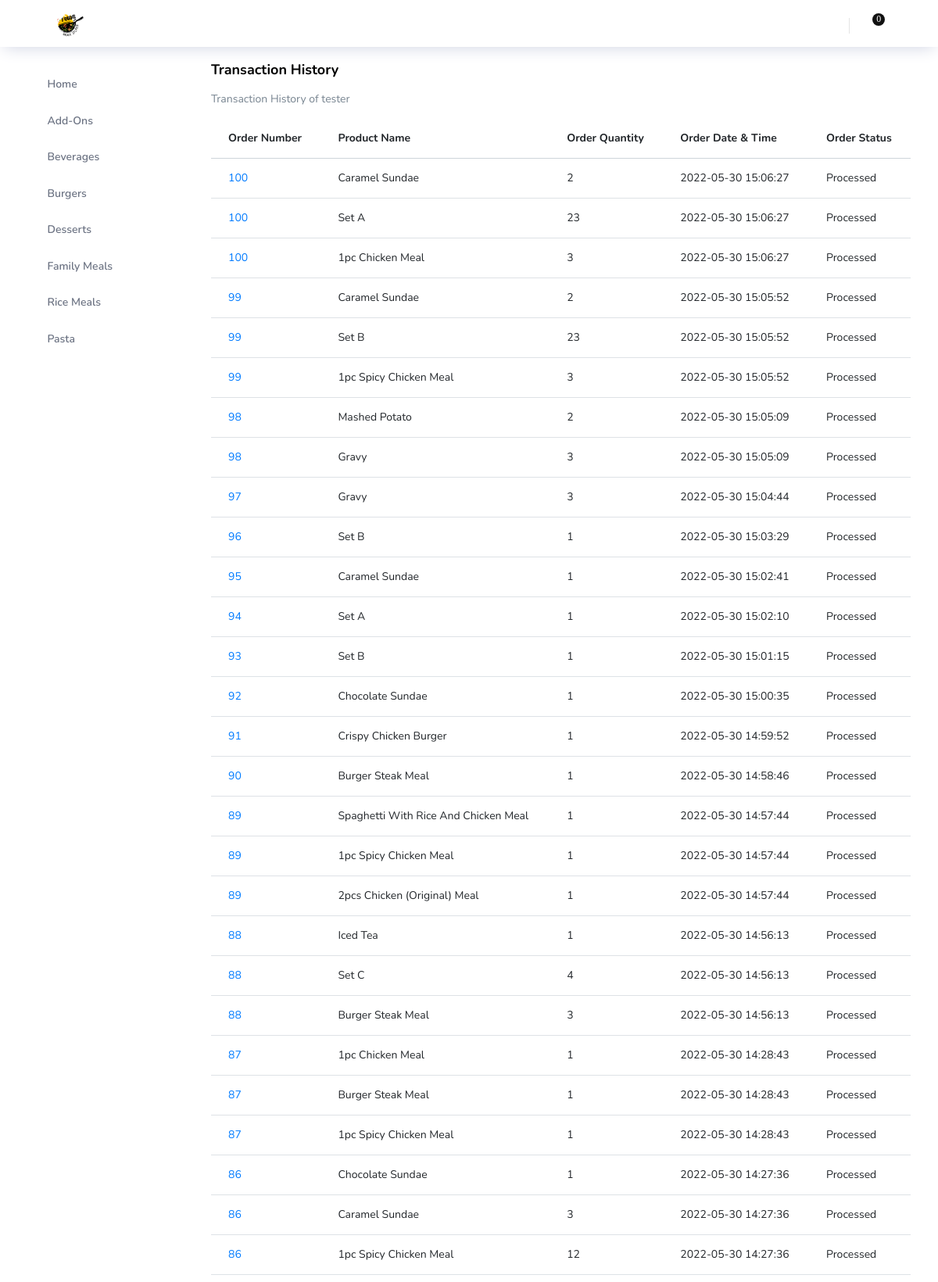
Screenshot of /transactionHistory.php (signed in, upper part) with the database file from the repository.
### tables this page shows
CREATE TABLE `categorytbl` (
  `CategoryID` int(11) NOT NULL,
  `CategoryName` varchar(50) NOT NULL
);

CREATE TABLE `customertbl` (
  `CustomerID` int(11) NOT NULL,
  `CustomerUsername` varchar(30) NOT NULL,
  `CustomerPassword` varchar(255) NOT NULL,
  `EmailAddress` varchar(320) NOT NULL,
  `FirstName` varchar(100) DEFAULT NULL,
  `MiddleName` varchar(100) DEFAULT NULL,
  `LastName` varchar(100) DEFAULT NULL,
  `Birthdate` date DEFAULT NULL,
  `ContactNum` varchar(50) DEFAULT NULL,
  `AccountStatus` int(1) DEFAULT NULL
);

CREATE TABLE `orderdetailstbl` (
  `OrderDetailsID` int(11) NOT NULL,
  `OrderID` int(11) NOT NULL,
  `ProductID` int(11) NOT NULL,
  `OrderQuantity` int(11) NOT NULL
);

CREATE TABLE `ordertbl` (
  `OrderID` int(11) NOT NULL,
  `CustomerID` int(11) NOT NULL,
  `Order_DateTime` datetime NOT NULL,
  `OrderStatus` int(11) NOT NULL
);

CREATE TABLE `producttbl` (
  `ProductID` int(11) NOT NULL,
  `CategoryID` int(11) NOT NULL,
  `ProductName` varchar(50) NOT NULL,
  `ProductDescription` varchar(255) DEFAULT NULL,
  `ProductPrice` decimal(15,2) NOT NULL,
  `ProductStock` int(11) NOT NULL,
  `ProductImage` varchar(500) DEFAULT NULL
);

### config/db.php (called while the page is built, shortened)
<?php
require_once('controller/CustomerClass.php');
require_once('controller/CategoryClass.php');
require_once('controller/OrderClass.php');
$db_host="localhost";
$db_user="root";
$db_pass="";
$db_name="foodssystemdb";
try{
    $conn = new PDO("mysql:host=$db_host;dbname=$db_name",$db_user,$db_pass);
    $conn->setAttribute(PDO::ATTR_ERRMODE, PDO::ERRMODE_EXCEPTION);
}
catch(PDOEXception $e){
    echo "Connection failed: " . $e->getMessage();
}
$customerObj = new CustomerClass($conn);
$categoryObj = new CategoryClass($conn);
$orderObj = new OrderClass($conn);
?>

### config/controller/CategoryClass.php (called while the page is built, shortened)
<?php
class CategoryClass{
    private $dbconn;
    function __construct($conn){
        $this->dbconn = $conn;
    }
    public function getAllCategoryData(){
        try{
            $query = $this->dbconn->prepare("SELECT * FROM CategoryTbl");
            $query->execute();
            if($query->rowCount() > 0){
                $rowArr = $query->fetchAll(PDO::FETCH_ASSOC);
                return $rowArr;
            }
            return null;
        }
        catch(PDOException $e){
            echo $e->getMessage();
        }
    }
}
?>

### config/controller/CustomerClass.php (called while the page is built, shortened)
<?php
class CustomerClass{
    private $dbconn;
    public function __construct($conn){
        $this->dbconn = $conn;
    }
    public function getCustomerRowData($customerID){
        try{
            $query = $this->dbconn->prepare("SELECT * FROM CustomerTbl WHERE CustomerID=:CustomerID");
            $query->bindparam(":CustomerID", $customerID);
            $query->execute();
            $rowData = $query->fetch(PDO::FETCH_ASSOC);
            return $rowData;
        }
        catch(PDOException $e){
            echo $e->getMessage();
        }
    }
}
?>

### config/controller/OrderClass.php (called while the page is built, shortened)
<?php
class OrderClass{
    private $dbconn;
    function __construct($conn){
        $this->dbconn = $conn;
    }
    public function getCustomerOrderFullRowData($customerID){
        try{
            $query = $this->dbconn->prepare("SELECT * FROM OrderDetailsTbl LEFT JOIN OrderTbl ON OrderDetailsTbl.OrderID = OrderTbl.OrderID LEFT JOIN ProductTbl ON OrderDetailsTbl.ProductID = ProductTbl.ProductID WHERE OrderTbl.CustomerID=:customerID ORDER BY OrderTbl.Order_DateTime DESC");
            $query->bindparam(":customerID", $customerID);
            $query->execute();
            $rowData = $query->fetchAll(PDO::FETCH_ASSOC);
            return $rowData;
        }
        catch(PDOException $e){
            echo $e->getMessage();
        }
    }
}
?>

### transactionHistory.php (the view)
<?php
require_once("layout/header.php");
?>
<div class="col-lg-12 grid-margin stretch-card">
    <div class="card">
        <div class="card-body">
            <h4 class="card-title">Transaction History</h4>
            <p class="card-description">
                Transaction History of <?php echo $customerObj->getCustomerRowData($_SESSION['user_id'])['CustomerUsername'];?>
            </p>
            <div class="table-responsive">
                <table class="table table-hover">
                    <thead>
                        <tr>
                            <th>Order Number</th>
                            <th>Product Name</th>
                            <th>Order Quantity</th>
                            <th>Order Date & Time</th>
                            <th>Order Status</th>
                        </tr>
                    </thead>
                    <tbody>
                        <?php
                            $rowArr = $orderObj->getCustomerOrderFullRowData($_SESSION['user_id']);
                            if(!is_null($rowArr)){
                                foreach($rowArr as $row){
                                    if($row['OrderStatus'] == 0){
                                        echo "<tr>";
                                        echo "<td><a href='receipt.php?orderid=".$row['OrderID']."'>". $row['OrderID'] ."</a></td>";
                                        echo "<td>". $row['ProductName'] ."</td>";
                                        echo "<td>". $row['OrderQuantity'] ."</td>";
                                        echo "<td>". $row['Order_DateTime'] ."</td>";
                                        echo "<td>". ($row['OrderStatus'] == 0 ? "Processed" : "On Cart") ."</td>";
                                        echo "</tr>";
                                    }
                                }
                            }
                        ?>
                    </tbody>
                </table>
            </div>
        </div>
    </div>
</div>
<?php
require_once("layout/footer.php");
?>

### layout/header.php (shortened to what this page needs)
<?php
require_once('config/db.php');
?>
<!DOCTYPE html>
<html lang="en">
<head>
  <link href="https://cdn.jsdelivr.net/npm/bootstrap@5.2.0-beta1/dist/css/bootstrap.min.css" rel="stylesheet">
	<link rel="stylesheet" type="text/css" href="dashboard/vendor/css-hamburgers/hamburgers.min.css">
	<link rel="stylesheet" type="text/css" href="dashboard/vendor/slick/slick.css">
  <link rel="stylesheet" href="css/mainbu.css">
  <link rel="stylesheet" href="css/util.css">
  <link rel="stylesheet" href="dashboard/vendors/feather/feather.css">
  <link rel="stylesheet" href="dashboard/vendors/ti-icons/css/themify-icons.css">
  <link rel="stylesheet" href="dashboard/vendors/css/vendor.bundle.base.css">
  <link rel="stylesheet" href="dashboard/vendors/datatables.net-bs4/dataTables.bootstrap4.css">
  <link rel="stylesheet" href="dashboard/vendors/mdi/css/materialdesignicons.min.css">
  <link rel="stylesheet" href="dashboard/vendors/ti-icons/css/themify-icons.css">
  <link rel="stylesheet" type="text/css" href="dashboard/js/select.dataTables.min.css">
  <link rel="stylesheet" href="dashboard/css/vertical-layout-light/style.css">
</head>
<body>
  <div class="container-scroller">
    <nav class="navbar col-lg-12 col-12 p-0 fixed-top d-flex flex-row">
      <div class="text-center navbar-brand-wrapper d-flex align-items-center justify-content-center">
        <a class="navbar-brand brand-logo mr-5" href="index.php"><img src="dashboard/images/logo.png" class="mr-2" alt="logo"/></a>
      </div>
      <div class="navbar-menu-wrapper d-flex align-items-center justify-content-end">
        <button class="navbar-toggler navbar-toggler align-self-center" type="button" data-toggle="minimize">
          <span class="icon-menu"></span>
        </button>
            <ul class="navbar-nav navbar-nav-right">
                <?php
                if(isset($_SESSION['loggedinuser'])){
                ?>
                <li class="nav-item">
                    <div class="header-wrapicon2">
                        <a href="cart.php" class="nav-link">
                            <i class="ti-shopping-cart menu-icon"></i>
                        </a>
                        <span class="header-icons-noti">
                        </span>
                    </div>
                </li>
                <li class="nav-item nav-profile dropdown">
                    <a class="nav-link dropdown-toggle" href="#" data-toggle="dropdown" id="profileDropdown">
                    <i class="icon-head menu-icon"></i>
                    </a>
                </li>
                <?php
                }
                ?>
            </ul>
      </div>
    </nav>
    <div class="container-fluid page-body-wrapper">
      <nav class="sidebar sidebar-offcanvas" id="sidebar">
        <ul class="nav">
          <li class="nav-item">
            <a class="nav-link" href="index.php">
              <i class="ti-home menu-icon"></i>
              <span class="menu-title">Home</span>
            </a>
          </li>
            <?php
                $rowArr = $categoryObj->getAllCategoryData();
                if(!is_null($rowArr)){
                    foreach($rowArr as $row){
                        echo "<li class='nav-item ".(!empty($_GET['category']) ? ($row['CategoryID'] == $_GET['category'] ? "active" : "") : "") ."'>";
                        echo "<a class='nav-link' href='index.php?category=". $row['CategoryID'] ."'>";
                        echo "<i class='icon-grid menu-icon'></i>";
                        echo "<span class='menu-title'>".$row['CategoryName']."</span>";
                        echo "</a>";
                        echo "</li>";
                    }
                }
            ?>
        </ul>
      </nav>
      <div class="main-panel">

### css/mainbu.css (style rules this page uses)
.header-wrapicon1, .header-wrapicon2 { height: 27px; position: relative; }
.header-icons-noti { display: -webkit-box; display: -webkit-flex; display: -moz-box; display: -ms-flexbox; display: flex; justify-content: center; align-items: center; width: 16px; height: 16px; border-radius: 50%; background-color: #111111; color: white; font-family: Montserrat-Medium; font-size: 12px; position: absolute; top: 0; right: -10px; }
body { padding-right: 0px !important; }

### rows the page displays
categorytbl: CategoryName "Add-Ons"
categorytbl: CategoryName "Beverages"
categorytbl: CategoryName "Burgers"
categorytbl: CategoryName "Desserts"
categorytbl: CategoryName "Family Meals"
categorytbl: CategoryName "Rice Meals"
categorytbl: CategoryName "Pasta"
customertbl: CustomerUsername "tester"
orderdetailstbl: OrderID.OrderID "100", ProductID.ProductName "Caramel Sundae", OrderQuantity "2", OrderID.Order_DateTime "2022-05-30 15:06:27", shows "Processed"
orderdetailstbl: OrderID.OrderID "100", ProductID.ProductName "Set A", OrderQuantity "23", OrderID.Order_DateTime "2022-05-30 15:06:27", shows "Processed"
orderdetailstbl: OrderID.OrderID "100", ProductID.ProductName "1pc Chicken Meal", OrderQuantity "3", OrderID.Order_DateTime "2022-05-30 15:06:27", shows "Processed"
orderdetailstbl: OrderID.OrderID "99", ProductID.ProductName "Caramel Sundae", OrderQuantity "2", OrderID.Order_DateTime "2022-05-30 15:05:52", shows "Processed"
orderdetailstbl: OrderID.OrderID "99", ProductID.ProductName "Set B", OrderQuantity "23", OrderID.Order_DateTime "2022-05-30 15:05:52", shows "Processed"
orderdetailstbl: OrderID.OrderID "99", ProductID.ProductName "1pc Spicy Chicken Meal", OrderQuantity "3", OrderID.Order_DateTime "2022-05-30 15:05:52", shows "Processed"
orderdetailstbl: OrderID.OrderID "98", ProductID.ProductName "Mashed Potato", OrderQuantity "2", OrderID.Order_DateTime "2022-05-30 15:05:09", shows "Processed"
orderdetailstbl: OrderID.OrderID "98", ProductID.ProductName "Gravy", OrderQuantity "3", OrderID.Order_DateTime "2022-05-30 15:05:09", shows "Processed"
orderdetailstbl: OrderID.OrderID "97", ProductID.ProductName "Gravy", OrderQuantity "3", OrderID.Order_DateTime "2022-05-30 15:04:44", shows "Processed"
orderdetailstbl: OrderID.OrderID "96", ProductID.ProductName "Set B", OrderQuantity "1", OrderID.Order_DateTime "2022-05-30 15:03:29", shows "Processed"
orderdetailstbl: OrderID.OrderID "95", ProductID.ProductName "Caramel Sundae", OrderQuantity "1", OrderID.Order_DateTime "2022-05-30 15:02:41", shows "Processed"
orderdetailstbl: OrderID.OrderID "94", ProductID.ProductName "Set A", OrderQuantity "1", OrderID.Order_DateTime "2022-05-30 15:02:10", shows "Processed"
orderdetailstbl: OrderID.OrderID "93", ProductID.ProductName "Set B", OrderQuantity "1", OrderID.Order_DateTime "2022-05-30 15:01:15", shows "Processed"
orderdetailstbl: OrderID.OrderID "92", ProductID.ProductName "Chocolate Sundae", OrderQuantity "1", OrderID.Order_DateTime "2022-05-30 15:00:35", shows "Processed"
orderdetailstbl: OrderID.OrderID "91", ProductID.ProductName "Crispy Chicken Burger", OrderQuantity "1", OrderID.Order_DateTime "2022-05-30 14:59:52", shows "Processed"
orderdetailstbl: OrderID.OrderID "90", ProductID.ProductName "Burger Steak Meal", OrderQuantity "1", OrderID.Order_DateTime "2022-05-30 14:58:46", shows "Processed"
orderdetailstbl: OrderID.OrderID "89", ProductID.ProductName "Spaghetti With Rice And Chicken Meal", OrderQuantity "1", OrderID.Order_DateTime "2022-05-30 14:57:44", shows "Processed"
orderdetailstbl: OrderID.OrderID "89", ProductID.ProductName "1pc Spicy Chicken Meal", OrderQuantity "1", OrderID.Order_DateTime "2022-05-30 14:57:44", shows "Processed"
orderdetailstbl: OrderID.OrderID "89", ProductID.ProductName "2pcs Chicken (Original) Meal", OrderQuantity "1", OrderID.Order_DateTime "2022-05-30 14:57:44", shows "Processed"
orderdetailstbl: OrderID.OrderID "88", ProductID.ProductName "Iced Tea", OrderQuantity "1", OrderID.Order_DateTime "2022-05-30 14:56:13", shows "Processed"
orderdetailstbl: OrderID.OrderID "88", ProductID.ProductName "Set C", OrderQuantity "4", OrderID.Order_DateTime "2022-05-30 14:56:13", shows "Processed"
orderdetailstbl: OrderID.OrderID "88", ProductID.ProductName "Burger Steak Meal", OrderQuantity "3", OrderID.Order_DateTime "2022-05-30 14:56:13", shows "Processed"
orderdetailstbl: OrderID.OrderID "87", ProductID.ProductName "1pc Chicken Meal", OrderQuantity "1", OrderID.Order_DateTime "2022-05-30 14:28:43", shows "Processed"
orderdetailstbl: OrderID.OrderID "87", ProductID.ProductName "Burger Steak Meal", OrderQuantity "1", OrderID.Order_DateTime "2022-05-30 14:28:43", shows "Processed"
orderdetailstbl: OrderID.OrderID "87", ProductID.ProductName "1pc Spicy Chicken Meal", OrderQuantity "1", OrderID.Order_DateTime "2022-05-30 14:28:43", shows "Processed"
orderdetailstbl: OrderID.OrderID "86", ProductID.ProductName "Chocolate Sundae", OrderQuantity "1", OrderID.Order_DateTime "2022-05-30 14:27:36", shows "Processed"
orderdetailstbl: OrderID.OrderID "86", ProductID.ProductName "Caramel Sundae", OrderQuantity "3", OrderID.Order_DateTime "2022-05-30 14:27:36", shows "Processed"
orderdetailstbl: OrderID.OrderID "86", ProductID.ProductName "1pc Spicy Chicken Meal", OrderQuantity "12", OrderID.Order_DateTime "2022-05-30 14:27:36", shows "Processed"

### other values shown
$nRows "0"
